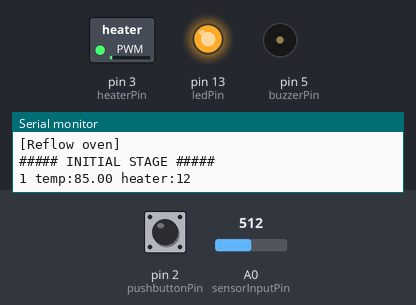
A sketch run on a simulated Arduino Uno, built with avr-gcc and run on an emulated ATmega328P. Parts: switched loads named in the sketch (green lamp = pin HIGH), output pins drawn as LEDs (lit = HIGH), buzzer (waves = sounding, pin HIGH), the last lines printed to the serial monitor. Inputs (shaded band) come from the test bench; at power-on: A0 (sensorInputPin) = 512, pin 2 (pushbuttonPin) HIGH. Pins used as bus, display or sensor lines are not drawn.

Above: at 1.2 s.
1.3 s: A0 (sensorInputPin) set to 599
3.5 s: A0 (sensorInputPin) set to 625
At 6.4 s:
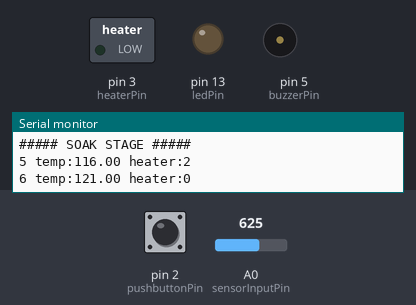
6.5 s: A0 (sensorInputPin) set to 900
At 9.8 s:
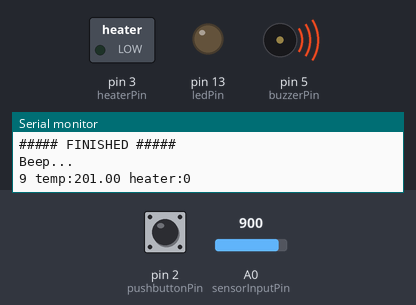
Timing chart, 0 to 15.5 s (numbered marks = the images above; inputs shaded):
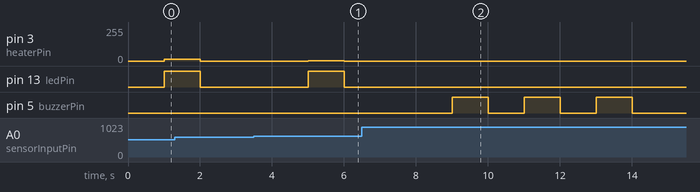

Measured:
- the behaviour switches between 607 and 608 on A0 (sensorInputPin) (found by bisection; images 0 and 1)
- after the input at 3.5 s, pin 3 (heaterPin): 0/255 → 2/255 after 1.5 s, → 0/255 1.0 s later; pin 13 (ledPin): LOW → HIGH after 1.5 s, → LOW 1.0 s later
- after the input at 6.5 s, pin 5 (buzzerPin): alternates HIGH for 1.0 s and LOW for 1.0 s, starting after 2.5 s

The sketch:

oven.pde
```cpp
#define STAGE_INITIAL 1  // Heat up to ~0.75 of target temp
#define STAGE_SOAK 2     // Soak at ~0.75 of temp for TIME_TO_SOAK seconds
#define STAGE_END 3      // Heat up to 1
#define STAGE_FINISHED 4 // Shut down heat and play buzzer
#define STAGE_ERROR 255  // Shut down heat and stop

#define MODE_NORMAL 1    // Normal operation
#define MODE_CALIBRATE 2 // Calibration mode, blink led and listen for pushbutton

// Heat profiles
// Loodvrij soldeer
//#define SOAK_TEMPERATURE 180   // At which temperature shall we start soaking?
//#define TARGET_TEMPERATURE 250 // Target temperature..

// Loodhoudende soldeer
//#define SOAK_TEMPERATURE 140
//#define TARGET_TEMPERATURE 220

// Laagsmeltpunt soldeer
#define SOAK_TEMPERATURE 110
#define TARGET_TEMPERATURE 160

#define MAX_HEAT_OFFSET 20     // Area around target heat used for calculating heater power
#define MAX_HEATER_RATE 200    // Max PWM rate for heaterPin

#define TIME_TO_SOAK 45.0 // Seconds to soak (Needs to be a float)
#define TIME_BEFORE_SOAK 90.0 // Try to reach SOAK_TEMPERATURE in TIME_BEFORE_SOAK seconds

// Pinout
int pushbuttonPin = 2;
int heaterPin = 3;
int sensorPowerPin = 4;
int buzzerPin = 5;
int ledPin = 13;
int sensorInputPin = 0;

int seconds = 0;
int pushbuttonState = 0;
int soakTimeStart = 0;
int soakTime = 0;
float heaterPower = 0;
float temperature = 0;
float targetTemperature = 0;

// Start in normal mode
int mode = MODE_NORMAL;
int stage = STAGE_INITIAL;

void setup()
{
  pinMode( heaterPin, OUTPUT );
  pinMode( buzzerPin, OUTPUT );
  pinMode( ledPin, OUTPUT );
  pinMode( pushbuttonPin, INPUT_PULLUP ); // Pull-up inverts HIGH/LOW state

  // Setup sensor
  //ADMUX = 0xC0; // REFS = 3, use 1.1V bandgap as reference
  //analogReference(INTERNAL1V1);
  analogReference( 3 );
  analogRead( sensorInputPin );
  pinMode( sensorPowerPin, OUTPUT );
  digitalWrite( sensorPowerPin, 1);

  Serial.begin( 57600 );
  Serial.println( "\n[Reflow oven]" );
  Serial.println( "##### INITIAL STAGE #####" );
}

int readTemperature ()
{
  // 380 ≈ 25°C and 765 ≈ 200°C
  int adc = analogRead( sensorInputPin );

  static int avg = 0;
  if ( avg == 0 ) {
    avg = adc;
  }
  avg = (3 * avg + adc) / 4;

  // assumes linear relationship between adc and temp, this is not correct!
  return map( avg, 380, 765, 25, 200 );
}

void loop()
{
  // Error occured, needs reset
  if ( stage == STAGE_ERROR ) return;

  static int lastUpdate;
  seconds = millis() / 1000;

  // Read button
  pushbuttonState = digitalRead( pushbuttonPin );
  if ( pushbuttonState == LOW && seconds < 5 ) {
    Serial.println( "Starting calibration mode" );
    mode = MODE_CALIBRATE;
  } else if ( pushbuttonState == LOW && seconds > 30 && mode == MODE_CALIBRATE ) {
    Serial.println( "Calibrated" );
    // TODO: Write sensor measurement to EPROM and shut down
  }

  if ( stage == STAGE_INITIAL ) {
    if ( temperature >= SOAK_TEMPERATURE && stage == STAGE_INITIAL ) {
      Serial.println( "##### SOAK STAGE #####" );
      soakTimeStart = seconds;
      stage = STAGE_SOAK;
    }

    targetTemperature = (seconds / TIME_BEFORE_SOAK) * SOAK_TEMPERATURE;
    heaterPower = (targetTemperature - temperature) / MAX_HEAT_OFFSET;
  } else if ( stage == STAGE_SOAK ) {
    soakTime = seconds - soakTimeStart;
    if ( soakTime >= TIME_TO_SOAK ) {
      Serial.println( "##### END STAGE #####" );
      stage = STAGE_END;
    }

    targetTemperature = SOAK_TEMPERATURE + ((soakTime / TIME_TO_SOAK) * 10);
    heaterPower = ( targetTemperature - temperature ) / MAX_HEAT_OFFSET;
  } else if ( stage == STAGE_END ) {
    heaterPower = 1;
  }

  if ( temperature >= TARGET_TEMPERATURE && stage < STAGE_FINISHED ) {
    Serial.println( "##### FINISHED #####" );
    heaterPower = 0;
    stage = STAGE_FINISHED;
  }

  if ( seconds != lastUpdate ) {
    if ( temperature > 300 ) {
      Serial.println( "Error: heat > 300 - Please attach sensor and reset" );
      stage = STAGE_ERROR;
      digitalWrite( ledPin, HIGH ); // Red alert! :)
      heaterPower = 0; // Turn heater off!
    }

    // Beep a few times
    static int beeps;
    if ( stage == STAGE_FINISHED && beeps < 6 ) {
      static bool beep;
      beep = !beep;
      digitalWrite( buzzerPin, beep ? HIGH : LOW );
      Serial.println( "Beep..." );
      beeps++;
    }

    // Apply heat
    int heaterLevel = min( 1, max( 0, heaterPower ) ) * MAX_HEATER_RATE;
    analogWrite( heaterPin, heaterLevel );
    if ( stage < STAGE_ERROR ) {
      digitalWrite( ledPin, heaterLevel > 1 ? HIGH : LOW );
    }

    // Read temperature
    temperature = readTemperature();

    Serial.print( seconds );
    Serial.print( " " );
    Serial.print( "temp:" );
    Serial.print( temperature );

    Serial.print( " " );

    Serial.print( "heater:" );
    Serial.println( heaterLevel );
    lastUpdate = seconds;
  }
}
```
